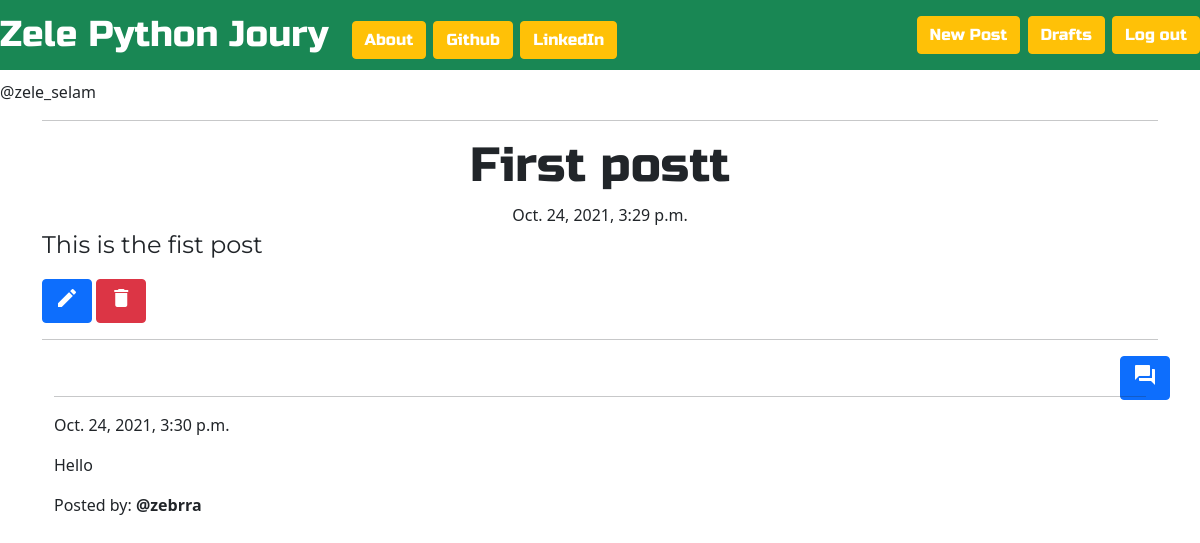
/post/6/ (signed in), run on the app's committed database.
### blog_app/models.py (models this page shows, shortened)
class Post(models.Model):
    author = models.ForeignKey('auth.User', on_delete=models.CASCADE)
    title = models.CharField(max_length=200)
    text = models.TextField()
    created_date = models.DateTimeField(default=timezone.now)
    published_date = models.DateTimeField(blank=True, null=True)

class Comment(models.Model):
    post = models.ForeignKey('blog_app.Post', related_name='comments', on_delete=models.CASCADE)
    author = models.CharField(max_length=200)
    text = models.TextField()
    created_date = models.DateTimeField(default=timezone.now)
    approved_comment = models.BooleanField(default=False)

### blog_app/views.py (the view)
# urls.py: url(r'post/(?P<pk>\d+)/$', views.PostDetailView.as_view(), name='post_detail'),
class PostDetailView(DetailView):
    model = Post

### blog_app/templates/blog_app/post_detail.html (shortened to what this page needs)
{% extends 'base.html' %}
{% block content %}
        <hr>
        <h1 class='posttitle loader'>{{ post.title }}</h1>
        {% if post.published_date %}
            <div class="date postdate">
                {{ post.published_date }}
            </div>
        {% else %}
            <a class="btn btn-success" href="{% url 'blog_app:post_publish' pk=post.pk %}"><span class="material-icons">check_box</span></a>
        {% endif %}
      <p class='postcontent' >{{ post.text|safe|linebreaksbr }}</p>
      {% if user.is_authenticated %}
          <a class="btn btn-primary" href="{% url 'blog_app:post_edit' pk=post.pk %}"><span class="material-icons">edit</span></a>
          <a class="btn btn-danger btn-large" href="{% url 'blog_app:post_remove' pk=post.pk %}"><span class="material-icons">delete</span></a>
      {% endif %}
  <hr>
  <a class="btn btn-primary btn-comment" href="{% url 'blog_app:add_comment_to_post' pk=post.pk %}"><span class="material-icons">question_answer</span></a>
  <div class="container">
  {% for comment in post.comments.all %}
  <br>
  <hr>
      {% if user.is_authenticated or comment.approved_comment %}
              {{ comment.created_date }}
          <p>{{ comment.text|safe|linebreaks }}</p>
          <p>Posted by: <strong>{{ comment.author }}</strong></p>
      {% endif %}
  {% empty %}
      <p>No comments posted.</p>
  {% endfor %}
</div>
{% endblock %}

### templates/base.html (shortened to what this page needs)
<!DOCTYPE html>
{% load staticfiles %}
<html lang="en">
    <head>
        <link href="https://cdn.jsdelivr.net/npm/bootstrap@5.1.3/dist/css/bootstrap.min.css" rel="stylesheet">
        <link rel="stylesheet" href="{% static 'css/blog.css' %}">
        <link rel="stylesheet" href="//cdn.jsdelivr.net/npm/medium-editor@latest/dist/css/medium-editor.min.css" type="text/css" media="screen" charset="utf-8">
</head>
<body style="background-image: url("static/images/pic.jpg");">
  <nav class="nav navbar techfont bg-success custom-navbar">
      <ul class="nav navbar-nav text-white">
        <li>
          <a class='navbar-brand bigbrand bg-success text-white' href="{% url 'blog_app:post_list' %}">Zele Python Joury</a>
          <a class="btn btn-warning  text-white" href="{% url 'about'%}">About</a>
          <a class="btn btn-warning  text-white" href="http://github.com/Zebracode13">Github</a>
          <a class="btn btn-warning  text-white" href="https://www.linkedin.com">LinkedIn</a>
        </li>
      </ul>
      <ul class="nav navbar-nav navbar-right">
        {% if user.is_authenticated %}
        <li class="nav-pill">
            <a class="btn btn-warning text-white" href="{% url 'blog_app:post_new' %}" >New Post</a>
            <a class="btn btn-warning text-white" href="{% url 'blog_app:post_draft_list' %}">Drafts</a>
            <a class="btn btn-warning text-white" href="{% url 'logout' %}" >Log out</a>
        </li>
        {% else %}
        <li class="nav-pill">
          <a class='nav navbar-right btn btn-warning' ' href="{% url 'login' %}" ><span class="glyphicon glyphicon-user"></span>Login</a>
        </li>
        {% endif %}
      </ul>
</nav>
<p><a >@{{user.username }}</a></p>
  <div class="container loader">
      {% block content %}
      {% endblock %}
    </div>
</body>
</html>

### static/css/blog.css (style rules this page uses)
body { background-image: images("static/images/pic.jpg"); }
.techfont { font-family: 'Russo One', sans-serif; font-size: 1.5em; margin-bottom: 10px; }
.postdate { text-align: center; }
.posttitle { font-family: 'Russo One', sans-serif; font-size: 3em; text-align: center; }
.postcontent { font-family: 'Montserrat'; font-size: 1.5em; }
.btn-comment { position: absolute; right: 0px; }
.bigbrand { font-size: 1.5em; }
.loader { filter:hue-rotate(0deg); color: linear-gradient(45deg,#0f8,#08f); animation:hue 5000ms infinite linear; }

### data on the page
Post: title "First postt", published_date "Oct. 24, 2021, 3:29 p.m.", text "This is the fist post"
Comment: created_date "Oct. 24, 2021, 3:30 p.m.", text "Hello", author "@zebrra"

### other printed values
{{ user.username }} "zele_selam"
